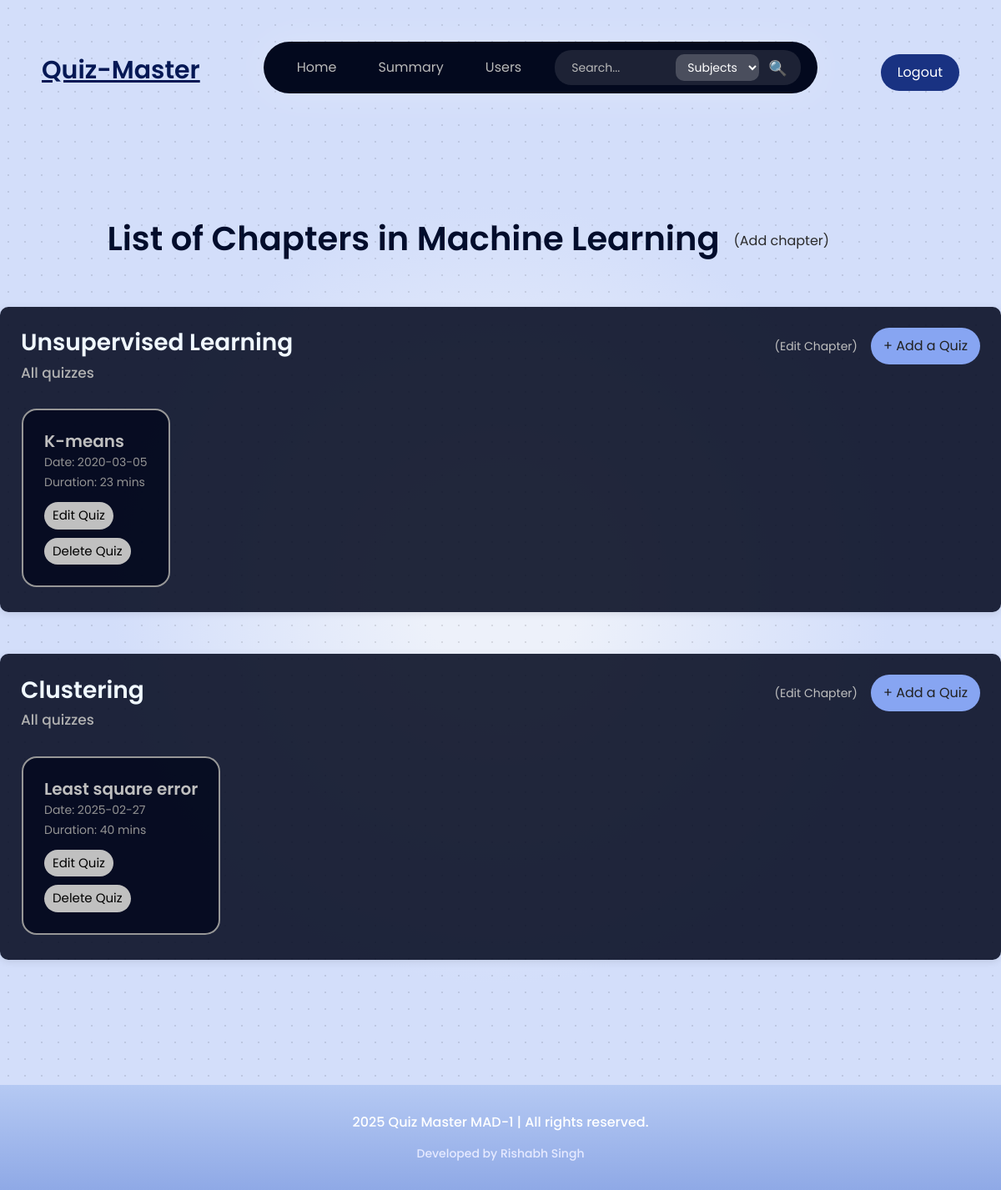
/admin/subject/1/chapters_list, run on an earlier commit of the app's database.
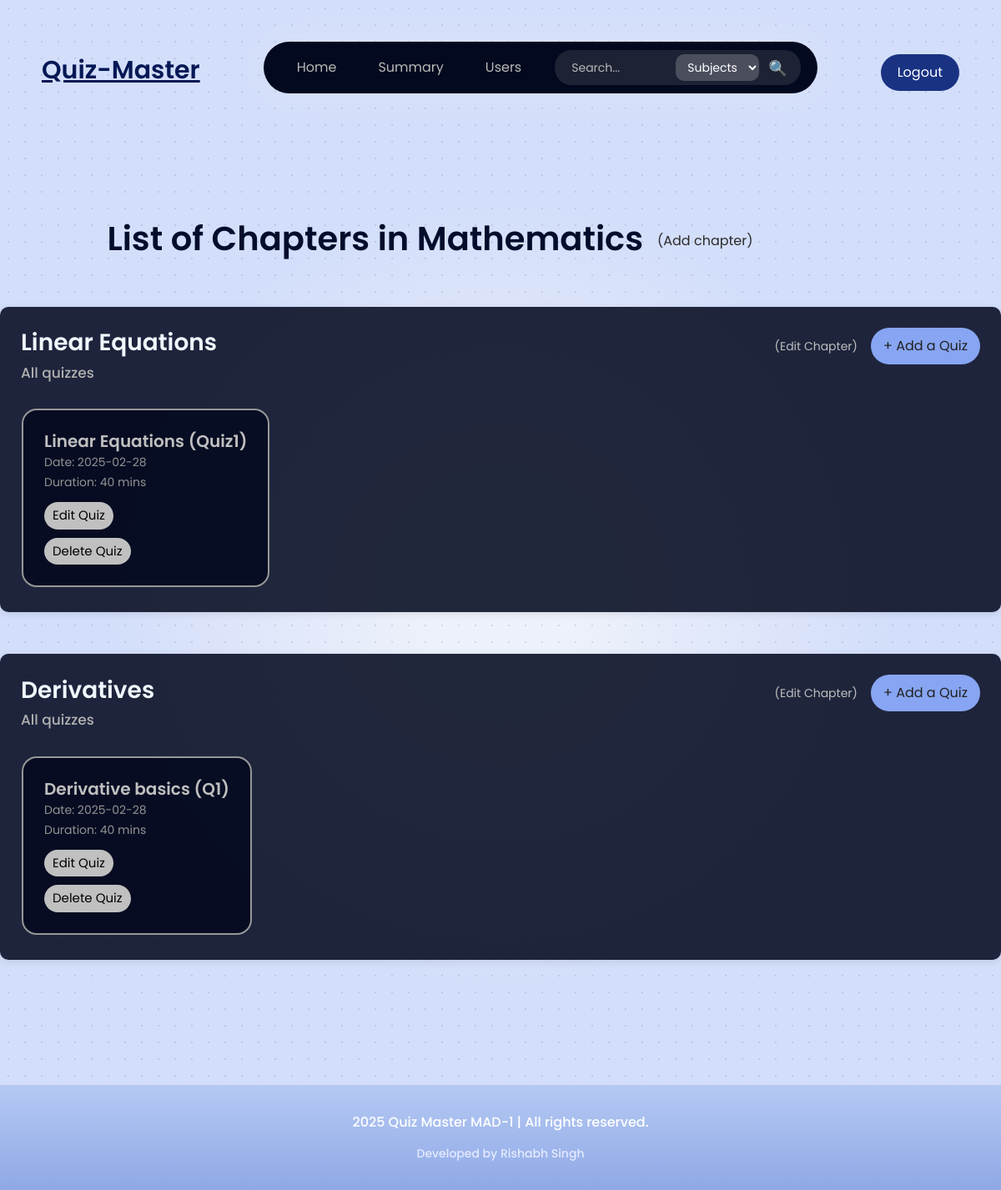
And on a later commit of the database.
### models/models.py (models this page shows, shortened)
class Subjects(db.Model):
    __tablename__ = 'subjects'
    id = db.Column(db.Integer, primary_key=True)
    name = db.Column(db.String(100), unique=True, nullable=False)
    description = db.Column(db.Text, nullable=True)

class Chapter(db.Model):
    __tablename__ = 'chapters'
    id = db.Column(db.Integer, primary_key=True)
    subject_id = db.Column(db.Integer, db.ForeignKey('subjects.id'), nullable=False)
    name = db.Column(db.String(100), nullable=False)
    description = db.Column(db.Text, nullable=True)

class Quiz(db.Model):
    __tablename__ = 'quizzes'
    id = db.Column(db.Integer, primary_key=True)
    subject_id = db.Column(db.Integer, db.ForeignKey('subjects.id'), nullable=False)
    chapter_id = db.Column(db.Integer, db.ForeignKey('chapters.id'), nullable=False)
    date_of_quiz = db.Column(db.Date, nullable=False)
    time_duration = db.Column(db.Integer, nullable=False)
    remarks = db.Column(db.Text, nullable=True)

### app.py (the view)
@app.route('/admin/subject/<int:subject_id>/chapters_list', methods=['GET'])
def chapters_list(subject_id):
    subject = Subjects.query.get(subject_id)
    if not subject:
        return "Subject not found", 404
    search_query = request.args.get('q', '').strip()
    chapters = Chapter.query.filter_by(subject_id=subject_id).all()
    quizzes_with_chapters = []
    for chapter in chapters:
        if search_query:
            quizzes = Quiz.query.filter(Quiz.chapter_id == chapter.id, Quiz.remarks.ilike(f"%{search_query}%")).all()
        else:
            quizzes = Quiz.query.filter_by(chapter_id=chapter.id).all()
        if quizzes or not search_query:
            quizzes_with_chapters.append({
                'chapter': chapter,
                'quiz': quizzes
            })
    return render_template('chapters_list.html', arr_quiz=quizzes_with_chapters, subject=subject, search_query=search_query)

### templates/chapters_list.html (shortened to what the changed rows need)
<!DOCTYPE html>
<html lang="en">
<head>
    <link rel="stylesheet" href="{{ url_for('static', filename='styles.css') }}">
</head>
<body class='page_look'>
    {%include 'navbar.html'%}
    <div>
        <div style="display:flex;">
        <h1
            style="text-align: left;margin-left: 10.7%; margin-top: 0px;color: #020d2c;font-weight: 600; font-family: 'Poppins', sans-serif;">
            List of Chapters in {{ subject.name }}</h1>
        <a href="{{ url_for('render_addchapter', subject_id=subject.id)}}"
            style="color: rgb(42, 42, 42); border-radius: 15px; position: relative;text-decoration: none;margin-top: 15px;margin-left: 17px;">
            (Add chapter)
        </a>
        </div>
        {% if arr_quiz %}
        <div>
            {% for item in arr_quiz %}
            <div class="chapter-card">
                <div class="chapter-header">
                    <h3 style="font-weight: 600; color: aliceblue;">{{ item.chapter.name }}</h3>
                    <div style="display: flex; gap: 10px;">
                        <a href="{{ url_for('redirect_edit_chapter', chapter_id = item.chapter.id) }}">
                            <button type="button"
                                style="text-decoration: none; color: rgb(191, 191, 191);background: none; border: none;font-size: 14px;margin-top: 11px;">
                                (Edit Chapter)
                            </button>
                        </a>
                        <a href="{{ url_for('create_quiz', subject_id=subject.id, chapter_id = item.chapter.id) }}">
                            <button type="button" class="add-quiz-btn">
                                + Add a Quiz
                            </button>
                        </a>
                    </div>
                </div>
                <h4 style="color: rgb(177, 177, 177);font-size: 17px;">All quizzes</h4>
                {% if item.quiz %}
                <div>
                    <div class="quiz-container" style="padding: 5px 1px;">
                        {% for quiz in item.quiz %}
                        <div class="quiz-card">
                            <a href="{{ url_for('quiz_questions', quiz_id = quiz.id) }}"
                                class="card-link">
                                <h5 style="font-weight: 550;">{{ quiz.remarks }}</h5>
                                <p>Date: {{ quiz.date_of_quiz }}</p>
                                <p>Duration: {{ quiz.time_duration }} mins</p>
                            </a>
                            <a
                                href="{{ url_for('redirect_edit_quiz', subject_id=subject.id, chapter_id=item.chapter.id, quiz_id=quiz.id) }}">
                                <button type="button"
                                    style="background-color: #c0c0c0; margin-top: 10px; color: rgb(0, 0, 0); border: none; font-size: 15px; padding: 5px 10px; border-radius: 35px; cursor: pointer;">
                                    Edit Quiz
                                </button>
                            </a>
                            <form
                                action="{{ url_for('delete_quiz', subject_id=subject.id, chapter_id=item.chapter.id, quiz_id=quiz.id) }}"
                                method="POST">
                                <button type="submit"
                                    style="background-color: #c0c0c0;margin-top: 10px; color: rgb(0, 0, 0);border: none; font-size: 15px; padding: 5px 10px; border-radius: 35px; cursor: pointer;">
                                    Delete Quiz
                                </button>
                            </form>
                        </div>
                        {% endfor %}
                    </div>
                </div>
                {% else %}
                <p style="color: whitesmoke; font-family: 'Poppins', sans-serif;">No quizzes available for this chapter.
                </p>
                {% endif %}
            </div>
            {% endfor %}
        </div>
        {% else %}
        <p style="color: #37497d; text-align: center; margin-top: 30px; font-family: 'Poppins', sans-serif;">No chapters
            available.</p>
        {% endif %}
    </div>
    {%include 'footer.html'%}
</body>
</html>

What changed in the data, as far as the page shows it:
removed Chapter: chapter.name "Unsupervised Learning"
removed Quiz: remarks "K-means", date_of_quiz "2020-03-05", time_duration "23", shown under "Unsupervised Learning"
removed Quiz: remarks "Least square error", date_of_quiz "2025-02-27", time_duration "40", shown under "Clustering"
changed Subjects: name "Machine Learning" → "Mathematics"
added Chapter: chapter.name "Linear Equations"
added Quiz: remarks "Linear Equations (Quiz1)", date_of_quiz "2025-02-28", time_duration "40", shown under "Linear Equations"
now on this page (row edited): Quiz: remarks "Derivative basics (Q1)", date_of_quiz "2025-02-28", time_duration "40", shown under "Derivatives"
Also different on the page:
new list line: "(Edit Chapter) + Add a Quiz All quizzes"
new list line: "Derivatives"
list line gone: "(Edit Chapter) + Add a Quiz All quizzes"
list line gone: "Clustering"
